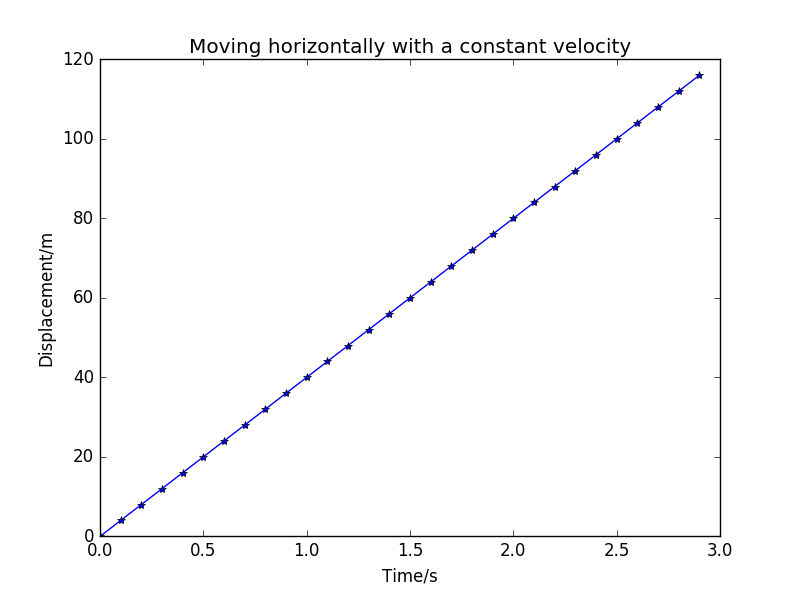

This chart was generated by the following Python code:
import pylab as pl
import pickle
import visual as vs
import easygui


class Uranium:
    def __init__(self, v = 40, dt = 0.1, time = 3.0):
        self.dt = dt
        self.v = v
        self.time = time

    def calculate(self):
        self.x = []
        self.T = []
        self.x.append(0)
        self.T.append(0)
        nsteps = int(self.time / self.dt)
        for i in range(1, nsteps):
            self.x.append(self.x[i - 1] + self.v * self.dt)
            self.T.append(self.T[i - 1] + self.dt)
        return 0

    def plot2D(self):
        pl.plot(self.T, self.x, '-*')
        pl.title("Moving horizontally with a constant velocity")
        pl.xlabel("Time/s")
        pl.ylabel("Displacement/m")
        pl.show()

    def plot3D(self):
		axis_length = 10.0
		xaxis = vs.arrow(pos = (-5, -5, 0), axis = (axis_length, 0, 0), shaftwidth = 0.01)
		yaxis = vs.arrow(pos = (-5, -5, 0), axis = (0, axis_length, 0), shaftwidth = 0.01)
		balls = []
		for (i, j) in zip(self.x, self.T):
			balls.append(vs.sphere(pos = ((j / self.time) * axis_length * 0.9- 4.9, (i / self.v) * axis_length * 0.9 - 4.9, 0), radius = 0.2, color = vs.color.red))
		xlabel = vs.label(text = "Time/s", pos = (5, -5, 0))
		ylabel = vs.label(text = "Displacement/m", pos = (-5, 5, 0))
    
    def set_parameters(self):
        self.N = float(easygui.enterbox("How much is the initial velocity?"))
        self.dt = float(easygui.enterbox("How much is the timestep?"))
        self.time = float(easygui.enterbox("How much time will go thorgh?"))

A = Uranium(40, 0.1, 3.0)

A.set_parameters()

A.calculate()
A.plot2D()
#A.plot3D()
